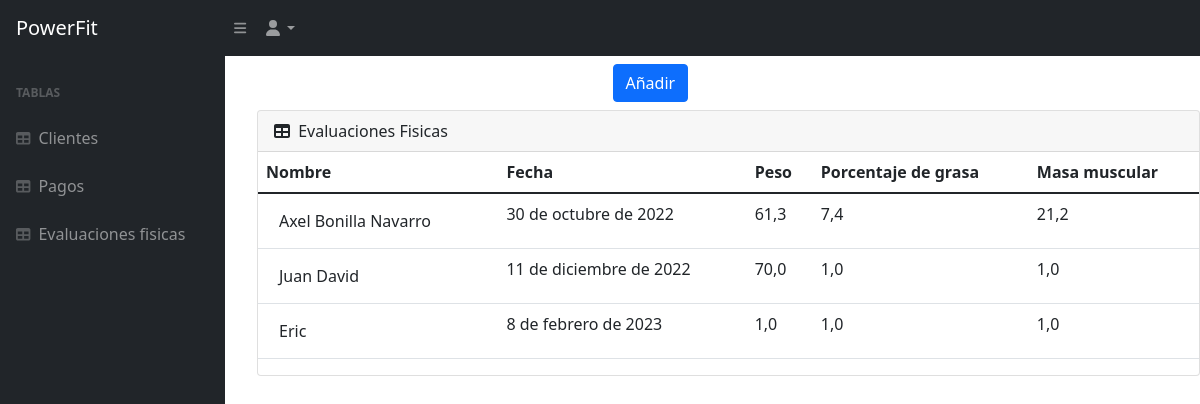
Page /evaluaciones_fisicas (signed in) on the earlier database version.
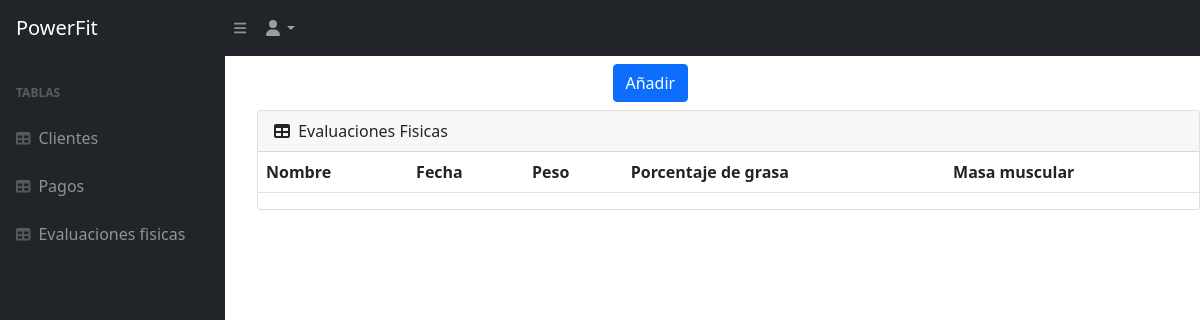
Same page on the later database version.
### HealthQuest/models.py (models this page shows, shortened)
class physical_evaluation (models.Model):
    client = models.ForeignKey(HealthQuests, on_delete=models.CASCADE, null=True, blank=True)
    date = models.DateField(default=datetime.date.today, verbose_name= 'Fecha de evaluación')
    weight = models.FloatField(verbose_name='Peso')
    body_fat = models.FloatField(verbose_name='Grasa corporal')
    muscle_mass = models.FloatField(verbose_name='Masa mucular')
    right_arm = models.FloatField(verbose_name='Brazo derecho', null=True, blank=True)
    left_arm = models.FloatField(verbose_name='Brazo Izquierdo', null=True, blank=True)
    chest = models.FloatField(verbose_name='Pecho', null=True, blank=True)
    abdomen = models.FloatField(verbose_name='Abdomen', null=True, blank=True)
    hip = models.FloatField(verbose_name='Cadera', null=True, blank=True)
    right_thigh = models.FloatField(verbose_name='Muslo derecho', null=True, blank=True)
    left_thigh = models.FloatField(verbose_name='Muslo izquierdo', null=True, blank=True)
    right_calf = models.FloatField(verbose_name='Pantorrilla derecha', null=True, blank=True)
    left_calf = models.FloatField(verbose_name='Pantorrilla izquierda', null=True, blank=True)

class HealthQuests (models.Model):
    name = models.CharField(max_length=100, verbose_name= 'Nombre')
    identification = models.IntegerField(verbose_name= 'Número de cedula', blank=True, null=True, unique=True)
    Date_of_birth = models.DateField(default=datetime.date.today, verbose_name= 'Fecha de nacimiento')
    address = models.CharField(max_length=100, blank=True, null=True)
    phone_number = models.IntegerField(verbose_name= 'Número telefonico')
    emergency_contact = models.CharField(max_length=100, verbose_name= 'Contacto de emergencia', null=True, blank=True)
    emergency_number = models.IntegerField(verbose_name= 'Número de emergencia', null=True, blank=True)
    heart_problems = models.CharField(max_length=100, default='Ninguno', verbose_name='Problemas cardiacos')
    allergies = models.CharField(max_length=100, default='Ninguno', verbose_name='Alergias')
    ailments = models.ManyToManyField(Ailments, verbose_name='Padecimientos', blank=True)
    joint_problems = models.ManyToManyField(Joint_problems, verbose_name='Problemas articulares', blank=True)
    specify = models.CharField(max_length=200, default='Ninguno', verbose_name='Especifique')
    vision_difficulties = models.CharField(max_length=100, default='Ninguno', verbose_name='Dificultades de la vista')
    operations_surgeries = models.CharField(max_length=100, default='Ninguna', verbose_name='Operaciones o cirugias')
    skin_problems = models.CharField(max_length=100, default='Ninguno', verbose_name='Problemas en la piel')
    def __str__(self):
        return self.name

### HealthQuest/views.py (the view)
# urls.py: path('evaluaciones_fisicas', physical_evaluation_list_view.as_view(), name='physical_evaluation'),
class physical_evaluation_list_view(LoginRequiredMixin, ListView):
    model = physical_evaluation
    login_url = 'login'
    def get_context_data(self, **kwargs):
        context = super().get_context_data(**kwargs)
        context['now'] = timezone.now()
        return context

### templates/HealthQuest/physical_evaluation_list.html (shortened to what this page needs)
{% extends 'HealthQuest/index.html' %}
{% block content %}
<head>
</head>
<body>
<div class="mx-auto" style="width: 200px;">
        <a class="btn btn-primary" href="physical_evaluations.html" role="button">Añadir</a>
</div>
<ul>
<div class="card mb-4">
    <div class="card-header">
        <i class="fas fa-table me-1"></i>
        Evaluaciones Fisicas
    </div>
    <div class="table-responsive">
        <table id="datatablesSimple" class="table">
            <thead>
                <tr>
                    <th scope="col">Nombre</th>
                    <th scope="col">Fecha</th>
                    <th scope="col">Peso</th>
                    <th scope="col">Porcentaje de grasa</th>
                    <th scope="col">Masa muscular</th>
                </tr>
            </thead>
            <tbody>
            {% for obj in object_list %}
                <tr>
                    <td><a href="update_pe/{{ obj.id }}" class="btn">{{ obj.client }}</a></td>
                    <td>{{ obj.date }}</td>
                    <td>{{ obj.weight }}</td>
                    <td>{{ obj.body_fat }}</td>
                    <td>{{ obj.muscle_mass }}</td>
                </tr>
            {% endfor %}
            </tbody>
        </table>
    </div>
</div>
</ul>
</body>
{% endblock %}

Differences in the rows shown:
removed physical_evaluation: client "Axel Bonilla Navarro", date "30 de octubre de 2022", weight "61,3", body_fat "7,4", muscle_mass "21,2"
removed physical_evaluation: client "Juan David", date "11 de diciembre de 2022", weight "70,0", body_fat "1,0", muscle_mass "1,0"
removed physical_evaluation: client "Eric", date "8 de febrero de 2023", weight "1,0", body_fat "1,0", muscle_mass "1,0"
